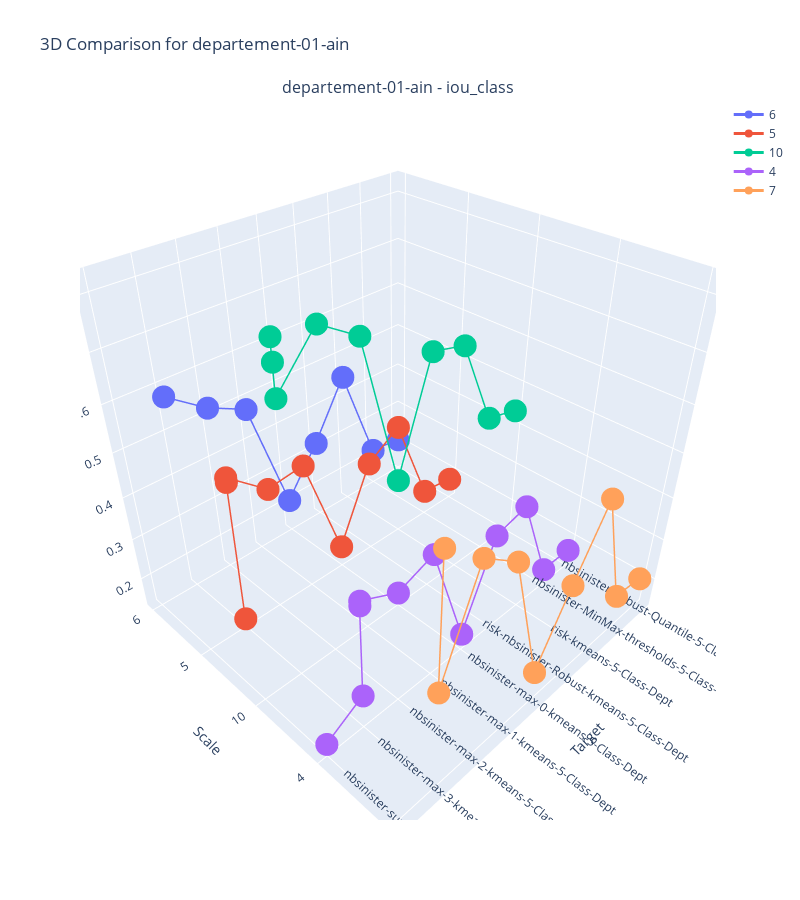
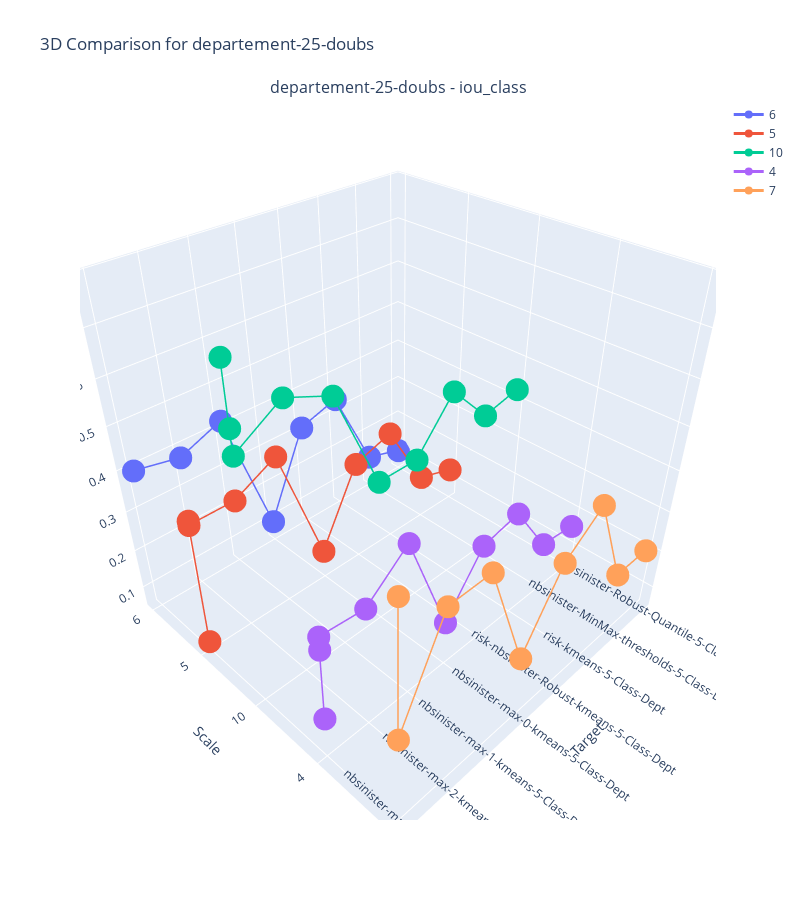
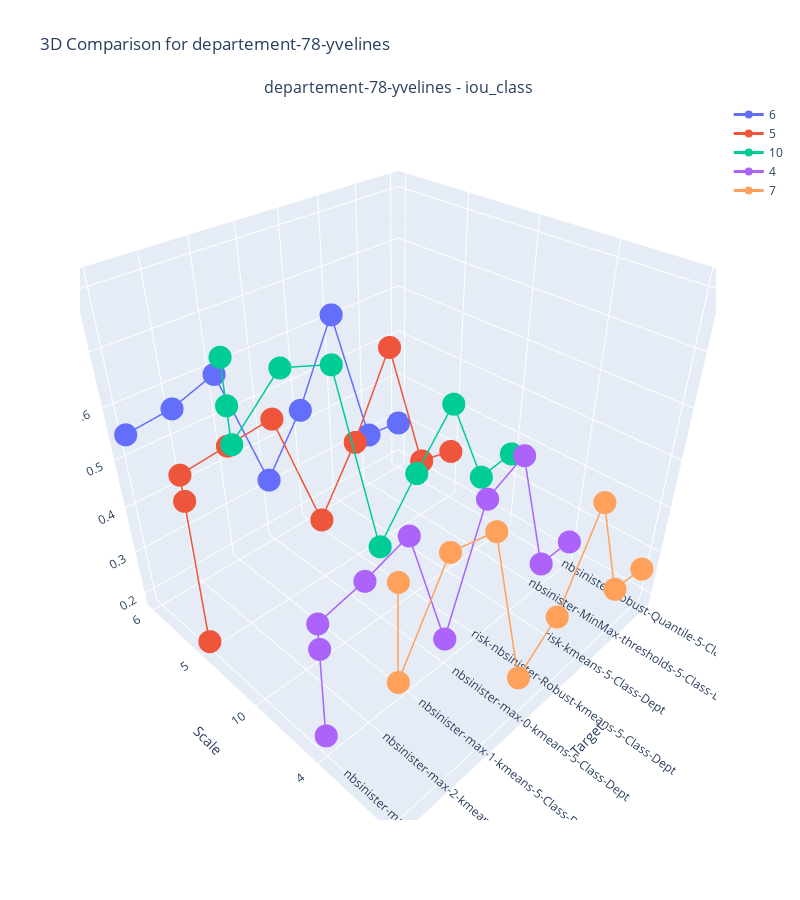

The notebook cell these images were saved under, in order:
### Code cell
compare_models_2d(df, df.Department.unique(), dept_markers, ['iou_class'],  'Target', 'Scale', 'Scale')

### Figure 1 — Plotly figure (JSON) as saved in the notebook; plotly's stock layout.template omitted (floating-point values rounded to 4 significant figures)
{"data": [{"line": {"color": "#636EFA", "width": 3}, "marker": {"color": "#636EFA", "size": 8}, "mode": "lines+markers", "name": "6", "scene": "scene", "type": "scatter3d", "x": [0, 1, 2, 3, 4, 5, 6, 7], "y": [0, 0, 0, 0, 0, 0, 0, 0], "z": [0.21, 0.22, 0.45, 0.32, 0.21, 0.48, 0.52, 0.58]}, {"line": {"color": "#EF553B", "width": 3}, "marker": {"color": "#EF553B", "size": 8}, "mode": "lines+markers", "name": "5", "scene": "scene", "type": "scatter3d", "x": [0, 1, 2, 3, 4, 5, 6, 7, 7, 7], "y": [1, 1, 1, 1, 1, 1, 1, 1, 1, 1], "z": [0.18, 0.19, 0.4, 0.35, 0.18, 0.43, 0.42, 0.49, 0.48, 0.15]}, {"line": {"color": "#00CC96", "width": 3}, "marker": {"color": "#00CC96", "size": 8}, "mode": "lines+markers", "name": "10", "scene": "scene", "type": "scatter3d", "x": [0, 1, 2, 3, 4, 5, 6, 7, 7, 7], "y": [2, 2, 2, 2, 2, 2, 2, 2, 2, 2], "z": [0.44, 0.46, 0.65, 0.67, 0.44, 0.76, 0.81, 0.72, 0.78, 0.82]}, {"line": {"color": "#AB63FA", "width": 3}, "marker": {"color": "#AB63FA", "size": 8}, "mode": "lines+markers", "name": "4", "scene": "scene", "type": "scatter3d", "x": [0, 1, 2, 3, 4, 5, 6, 7, 7, 7, 8], "y": [3, 3, 3, 3, 3, 3, 3, 3, 3, 3, 3], "z": [0.17, 0.17, 0.38, 0.36, 0.17, 0.42, 0.39, 0.43, 0.42, 0.21, 0.16]}, {"line": {"color": "#FFA15A", "width": 3}, "marker": {"color": "#FFA15A", "size": 8}, "mode": "lines+markers", "name": "7", "scene": "scene", "type": "scatter3d", "x": [0, 1, 2, 3, 4, 5, 6, 7, 7], "y": [4, 4, 4, 4, 4, 4, 4, 4, 4], "z": [0.2, 0.21, 0.49, 0.35, 0.2, 0.51, 0.57, 0.36, 0.64]}], "layout": {"annotations": [{"font": {"size": 16}, "showarrow": false, "text": "departement-01-ain - iou_class", "x": 0.5, "xanchor": "center", "xref": "paper", "y": 1, "yanchor": "bottom", "yref": "paper"}], "height": 900, "scene": {"domain": {"x": [0, 1], "y": [0, 1]}, "xaxis": {"ticktext": ["nbsinister-Robust-Quantile-5-Class-Dept", "nbsinister-MinMax-thresholds-5-Class-Dept", "risk-kmeans-5-Class-Dept", "risk-nbsinister-Robust-kmeans-5-Class-Dept", "nbsinister-max-0-kmeans-5-Class-Dept", "nbsinister-max-1-kmeans-5-Class-Dept", "nbsinister-max-2-kmeans-5-Class-Dept", "nbsinister-max-3-kmeans-5-Class-Dept", "nbsinister-sum-3-kmeans-5-Class-Dept"], "tickvals": [0, 1, 2, 3, 4, 5, 6, 7, 8], "title": {"text": "Target"}}, "yaxis": {"ticktext": ["6", "5", 10, "4", "7"], "tickvals": [0, 1, 2, 3, 4], "title": {"text": "Scale"}}, "zaxis": {"title": {"text": "iou_class"}}}, "showlegend": true, "title": {"text": "3D Comparison for departement-01-ain"}, "width": 800}}

### Figure 2 — Plotly figure (JSON) as saved in the notebook; plotly's stock layout.template omitted (floating-point values rounded to 4 significant figures)
{"data": [{"line": {"color": "#636EFA", "width": 3}, "marker": {"color": "#636EFA", "size": 8}, "mode": "lines+markers", "name": "6", "scene": "scene", "type": "scatter3d", "x": [0, 1, 2, 3, 4, 5, 6, 7], "y": [0, 0, 0, 0, 0, 0, 0, 0], "z": [0.1, 0.13, 0.34, 0.31, 0.1, 0.42, 0.38, 0.4]}, {"line": {"color": "#EF553B", "width": 3}, "marker": {"color": "#EF553B", "size": 8}, "mode": "lines+markers", "name": "5", "scene": "scene", "type": "scatter3d", "x": [0, 1, 2, 3, 4, 5, 6, 7, 7, 7], "y": [1, 1, 1, 1, 1, 1, 1, 1, 1, 1], "z": [0.13, 0.16, 0.33, 0.3, 0.12, 0.42, 0.37, 0.37, 0.38, 0.07]}, {"line": {"color": "#00CC96", "width": 3}, "marker": {"color": "#00CC96", "size": 8}, "mode": "lines+markers", "name": "10", "scene": "scene", "type": "scatter3d", "x": [0, 1, 2, 3, 4, 5, 6, 7, 7, 7], "y": [2, 2, 2, 2, 2, 2, 2, 2, 2, 2], "z": [0.43, 0.41, 0.51, 0.4, 0.4, 0.63, 0.67, 0.61, 0.66, 0.78]}, {"line": {"color": "#AB63FA", "width": 3}, "marker": {"color": "#AB63FA", "size": 8}, "mode": "lines+markers", "name": "4", "scene": "scene", "type": "scatter3d", "x": [0, 1, 2, 3, 4, 5, 6, 7, 7, 7], "y": [3, 3, 3, 3, 3, 3, 3, 3, 3, 3], "z": [0.16, 0.17, 0.31, 0.29, 0.16, 0.42, 0.34, 0.35, 0.32, 0.15]}, {"line": {"color": "#FFA15A", "width": 3}, "marker": {"color": "#FFA15A", "size": 8}, "mode": "lines+markers", "name": "7", "scene": "scene", "type": "scatter3d", "x": [0, 1, 2, 3, 4, 5, 6, 7, 7], "y": [4, 4, 4, 4, 4, 4, 4, 4, 4], "z": [0.2, 0.2, 0.43, 0.36, 0.2, 0.47, 0.47, 0.26, 0.56]}], "layout": {"annotations": [{"font": {"size": 16}, "showarrow": false, "text": "departement-25-doubs - iou_class", "x": 0.5, "xanchor": "center", "xref": "paper", "y": 1, "yanchor": "bottom", "yref": "paper"}], "height": 900, "scene": {"domain": {"x": [0, 1], "y": [0, 1]}, "xaxis": {"ticktext": ["nbsinister-Robust-Quantile-5-Class-Dept", "nbsinister-MinMax-thresholds-5-Class-Dept", "risk-kmeans-5-Class-Dept", "risk-nbsinister-Robust-kmeans-5-Class-Dept", "nbsinister-max-0-kmeans-5-Class-Dept", "nbsinister-max-1-kmeans-5-Class-Dept", "nbsinister-max-2-kmeans-5-Class-Dept", "nbsinister-max-3-kmeans-5-Class-Dept", "nbsinister-sum-3-kmeans-5-Class-Dept"], "tickvals": [0, 1, 2, 3, 4, 5, 6, 7, 8], "title": {"text": "Target"}}, "yaxis": {"ticktext": ["6", "5", 10, "4", "7"], "tickvals": [0, 1, 2, 3, 4], "title": {"text": "Scale"}}, "zaxis": {"title": {"text": "iou_class"}}}, "showlegend": true, "title": {"text": "3D Comparison for departement-25-doubs"}, "width": 800}}

### Figure 3 — Plotly figure (JSON) as saved in the notebook; plotly's stock layout.template omitted (floating-point values rounded to 4 significant figures)
{"data": [{"line": {"color": "#636EFA", "width": 3}, "marker": {"color": "#636EFA", "size": 8}, "mode": "lines+markers", "name": "6", "scene": "scene", "type": "scatter3d", "x": [0, 1, 2, 3, 4, 5, 6, 7], "y": [0, 0, 0, 0, 0, 0, 0, 0], "z": [0.29, 0.3, 0.61, 0.44, 0.32, 0.59, 0.56, 0.55]}, {"line": {"color": "#EF553B", "width": 3}, "marker": {"color": "#EF553B", "size": 8}, "mode": "lines+markers", "name": "5", "scene": "scene", "type": "scatter3d", "x": [0, 1, 2, 3, 4, 5, 6, 7, 7, 7], "y": [1, 1, 1, 1, 1, 1, 1, 1, 1, 1], "z": [0.29, 0.31, 0.6, 0.44, 0.31, 0.57, 0.56, 0.55, 0.5, 0.19]}, {"line": {"color": "#00CC96", "width": 3}, "marker": {"color": "#00CC96", "size": 8}, "mode": "lines+markers", "name": "10", "scene": "scene", "type": "scatter3d", "x": [0, 1, 2, 3, 4, 5, 6, 7, 7, 7], "y": [2, 2, 2, 2, 2, 2, 2, 2, 2, 2], "z": [0.36, 0.35, 0.55, 0.45, 0.34, 0.73, 0.76, 0.68, 0.74, 0.81]}, {"line": {"color": "#AB63FA", "width": 3}, "marker": {"color": "#AB63FA", "size": 8}, "mode": "lines+markers", "name": "4", "scene": "scene", "type": "scatter3d", "x": [0, 1, 2, 3, 4, 5, 6, 7, 7, 7], "y": [3, 3, 3, 3, 3, 3, 3, 3, 3, 3], "z": [0.23, 0.23, 0.52, 0.48, 0.23, 0.51, 0.48, 0.46, 0.41, 0.22]}, {"line": {"color": "#FFA15A", "width": 3}, "marker": {"color": "#FFA15A", "size": 8}, "mode": "lines+markers", "name": "7", "scene": "scene", "type": "scatter3d", "x": [0, 1, 2, 3, 4, 5, 6, 7, 7], "y": [4, 4, 4, 4, 4, 4, 4, 4, 4], "z": [0.26, 0.27, 0.51, 0.33, 0.26, 0.61, 0.63, 0.47, 0.64]}], "layout": {"annotations": [{"font": {"size": 16}, "showarrow": false, "text": "departement-78-yvelines - iou_class", "x": 0.5, "xanchor": "center", "xref": "paper", "y": 1, "yanchor": "bottom", "yref": "paper"}], "height": 900, "scene": {"domain": {"x": [0, 1], "y": [0, 1]}, "xaxis": {"ticktext": ["nbsinister-Robust-Quantile-5-Class-Dept", "nbsinister-MinMax-thresholds-5-Class-Dept", "risk-kmeans-5-Class-Dept", "risk-nbsinister-Robust-kmeans-5-Class-Dept", "nbsinister-max-0-kmeans-5-Class-Dept", "nbsinister-max-1-kmeans-5-Class-Dept", "nbsinister-max-2-kmeans-5-Class-Dept", "nbsinister-max-3-kmeans-5-Class-Dept", "nbsinister-sum-3-kmeans-5-Class-Dept"], "tickvals": [0, 1, 2, 3, 4, 5, 6, 7, 8], "title": {"text": "Target"}}, "yaxis": {"ticktext": ["6", "5", 10, "4", "7"], "tickvals": [0, 1, 2, 3, 4], "title": {"text": "Scale"}}, "zaxis": {"title": {"text": "iou_class"}}}, "showlegend": true, "title": {"text": "3D Comparison for departement-78-yvelines"}, "width": 800}}
